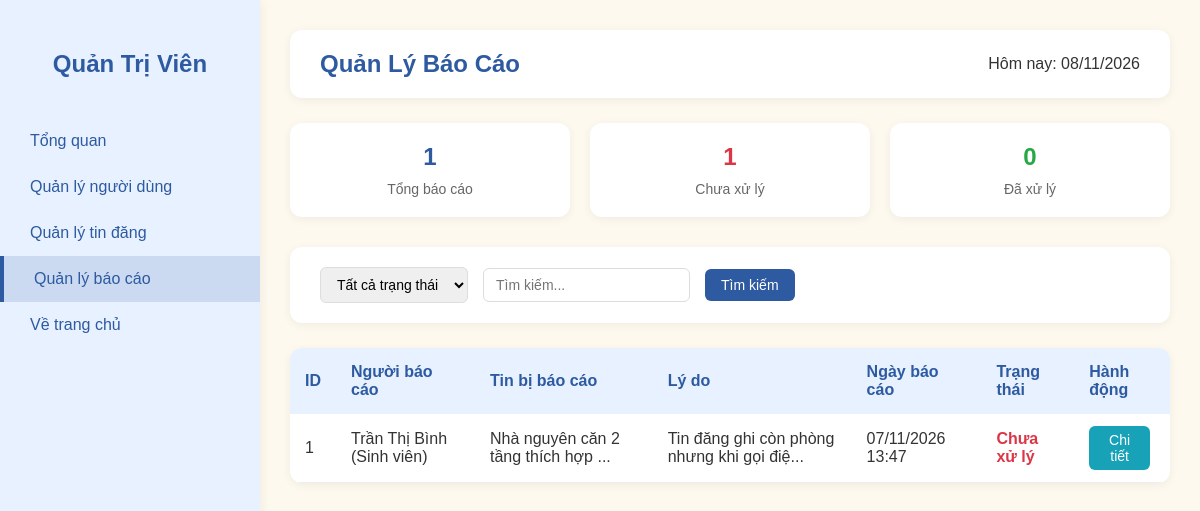
/public/index.php?page=admin/reports (signed in), run on the app's committed database.
### tables this page shows
CREATE TABLE `baocao` (
    `BaoCaoID` INT AUTO_INCREMENT PRIMARY KEY,
    `UserID` INT NOT NULL,
    `PostID` INT NOT NULL,
    `NoiDung` TEXT NOT NULL,
    `NgayBaoCao` DATETIME NOT NULL DEFAULT CURRENT_TIMESTAMP,
    `DaXuLy` TINYINT NOT NULL DEFAULT 0 COMMENT '0: Chua xu ly, 1: Da xu ly',
    CONSTRAINT `fk_baocao_user` FOREIGN KEY (`UserID`) REFERENCES `user` (`UserID`) ON DELETE CASCADE ON UPDATE CASCADE,
    CONSTRAINT `fk_baocao_post` FOREIGN KEY (`PostID`) REFERENCES `post` (`PostID`) ON DELETE CASCADE ON UPDATE CASCADE,
    INDEX `idx_baocao_status` (`DaXuLy`, `NgayBaoCao`)
);

CREATE TABLE `user` (
    `UserID` INT AUTO_INCREMENT PRIMARY KEY,
    `HoTen` VARCHAR(100) NOT NULL,
    `Email` VARCHAR(100) NOT NULL,
    `MatKhau` VARCHAR(255) NOT NULL,
    `SoDienThoai` VARCHAR(20) DEFAULT NULL,
    `DiaChi` VARCHAR(255) DEFAULT NULL,
    `TrangThai` TINYINT NOT NULL DEFAULT 1 COMMENT '1: Hoat dong, 0: Khoa',
    `IsAdmin` TINYINT NOT NULL DEFAULT 0 COMMENT '0: Nguoi dung, 1: Quan tri vien',
    `created_at` DATETIME NOT NULL DEFAULT CURRENT_TIMESTAMP,
    CONSTRAINT `uq_user_email` UNIQUE (`Email`),
    INDEX `idx_user_phone` (`SoDienThoai`),
    INDEX `idx_user_status` (`TrangThai`, `IsAdmin`)
);

CREATE TABLE `post` (
    `PostID` INT AUTO_INCREMENT PRIMARY KEY,
    `UserID` INT NOT NULL,
    `TieuDe` VARCHAR(255) NOT NULL,
    `MoTa` TEXT DEFAULT NULL,
    `DiaChi` VARCHAR(255) NOT NULL,
    `DienTich` DECIMAL(8,2) NOT NULL DEFAULT 0.00,
    `GiaPhong` DECIMAL(15,2) NOT NULL DEFAULT 0.00,
    `Latitude` DECIMAL(10,8) DEFAULT NULL,
    `Longitude` DECIMAL(11,8) DEFAULT NULL,
    `TrangThai` TINYINT NOT NULL DEFAULT 1 COMMENT '1: Hien thi, 0: An',
    `NgayDang` DATETIME NOT NULL DEFAULT CURRENT_TIMESTAMP,
    `Video` VARCHAR(255) DEFAULT NULL,
    CONSTRAINT `fk_post_user` FOREIGN KEY (`UserID`) REFERENCES `user` (`UserID`) ON DELETE CASCADE ON UPDATE CASCADE,
    INDEX `idx_post_filter` (`TrangThai`, `GiaPhong`, `DienTich`, `NgayDang`),
    INDEX `idx_post_user` (`UserID`),
    INDEX `idx_post_created` (`NgayDang`)
);

### app/Controllers/AdminController.php (called while the page is built, shortened)
<?php
class AdminController
{
    public function manageReports()
    {
        $searchKeyword = $_GET['search'] ?? '';
        $sql = "SELECT b.BaoCaoID, b.UserID, b.PostID, b.NoiDung, b.NgayBaoCao, b.DaXuLy,
                       u.HoTen as TenNguoiBaoCao, p.TieuDe, p.GiaPhong, p.DiaChi, p.NgayDang
                FROM baocao b
                JOIN user u ON b.UserID = u.UserID
                JOIN post p ON b.PostID = p.PostID
                WHERE 1=1";
        if ($searchKeyword !== '') {
            $sql .= " AND (p.TieuDe LIKE ? OR u.HoTen LIKE ? OR b.NoiDung LIKE ?)";
            $keyword = "%$searchKeyword%";
            $reports = query($sql . " ORDER BY b.NgayBaoCao DESC", [$keyword, $keyword, $keyword])
                          ->fetchAll(PDO::FETCH_ASSOC);
        } else {
            $reports = query($sql . " ORDER BY b.NgayBaoCao DESC")
                          ->fetchAll(PDO::FETCH_ASSOC);
        }
        require __DIR__ . '/../Views/admin/manage-reports.php';
    }
}

### public/index.php (called while the page is built, shortened)
<?php
require_once __DIR__ . '/../app/functions.php';

### app/Models/DB.php (called while the page is built, shortened)
<?php
class DB
{
    private static ?PDO $pdo = null;
    public static function connect(): PDO
    {
        if (self::$pdo === null) {
            $host    = defined('DB_HOST') ? DB_HOST : '127.0.0.1';
            $port    = defined('DB_PORT') ? DB_PORT : '3306';
            $dbname  = defined('DB_NAME') ? DB_NAME : 'phongtroqn';
            $user    = defined('DB_USER') ? DB_USER : 'root';
            $pass    = defined('DB_PASS') ? DB_PASS : '';
            $dsn = "mysql:host={$host};port={$port};dbname={$dbname};charset=utf8mb4";
            $options = [
                PDO::ATTR_ERRMODE            => PDO::ERRMODE_EXCEPTION,
                PDO::ATTR_DEFAULT_FETCH_MODE => PDO::FETCH_ASSOC,
                PDO::ATTR_EMULATE_PREPARES   => false,
            ];
            try {
                self::$pdo = new PDO($dsn, $user, $pass, $options);
            } catch (PDOException $e) {
                error_log("Database Connection Error: " . $e->getMessage());
                if (defined('APP_DEBUG') && APP_DEBUG === true) {
                    throw new RuntimeException("Lỗi kết nối CSDL: " . $e->getMessage());
                }
                http_response_code(500);
                require_once __DIR__ . '/../Views/errors/500.php';
                exit;
            }
        }
        return self::$pdo;
    }
    public static function query(string $sql, array $params = []): PDOStatement
    {
        $stmt = self::connect()->prepare($sql);
        $stmt->execute($params);
        return $stmt;
    }
}
if (!function_exists('query')) {
    function query(string $sql, array $params = []): PDOStatement
    {
        return DB::query($sql, $params);
    }
}

### app/Views/admin/manage-reports.php (the view, shortened to what this page needs)
<!DOCTYPE html>
<html lang="vi">
<head>
</head>
<body>
  <div class="sidebar">
    <h2>Quản Trị Viên</h2>
    <a href="<?= BASE_URL ?>/index.php?page=admin">Tổng quan</a>
    <a href="<?= BASE_URL ?>/index.php?page=admin/users">Quản lý người dùng</a>
    <a href="#">Quản lý tin đăng</a>
    <a href="<?= BASE_URL ?>/index.php?page=admin/reports" class="active">Quản lý báo cáo</a>
    <a href="<?= BASE_URL ?>/index.php">Về trang chủ</a>
  </div>
  <div class="content">
    <div class="topbar">
      <h2>Quản Lý Báo Cáo</h2>
      <span>Hôm nay: <?= date('d/m/Y') ?></span>
    </div>
    <div class="stats-container">
      <div class="stat-card">
        <h3><?= $GLOBALS['totalReports'] ?? 0 ?></h3>
        <p>Tổng báo cáo</p>
      </div>
      <div class="stat-card">
        <h3 style="color: #dc3545;"><?= $GLOBALS['pendingReports'] ?? 0 ?></h3>
        <p>Chưa xử lý</p>
      </div>
      <div class="stat-card">
        <h3 style="color: #28a745;"><?= $GLOBALS['resolvedReports'] ?? 0 ?></h3>
        <p>Đã xử lý</p>
      </div>
    </div>
    <div class="filter-bar">
      <form method="get" style="display: flex; gap: 15px; align-items: center; width: 100%;">
        <select name="status">
          <option value="">Tất cả trạng thái</option>
        </select>
        <input type="text" name="search" placeholder="Tìm kiếm..." value="<?= htmlspecialchars($GLOBALS['searchKeyword'] ?? '') ?>">
        <button type="submit">Tìm kiếm</button>
      </form>
    </div>
    <?php if (empty($GLOBALS['reports'])): ?>
      <div class="empty-message">
        Không có báo cáo nào.
      </div>
    <?php else: ?>
      <table>
        <thead>
          <tr>
            <th>ID</th>
            <th>Người báo cáo</th>
            <th>Tin bị báo cáo</th>
            <th>Lý do</th>
            <th>Ngày báo cáo</th>
            <th>Trạng thái</th>
            <th>Hành động</th>
          </tr>
        </thead>
        <tbody>
          <?php foreach ($GLOBALS['reports'] as $report): ?>
          <tr>
            <td><?= $report['BaoCaoID'] ?></td>
            <td><?= htmlspecialchars($report['TenNguoiBaoCao']) ?></td>
            <td><?= htmlspecialchars(substr($report['TieuDe'], 0, 40)) ?>...</td>
            <td><?= htmlspecialchars(substr($report['NoiDung'], 0, 50)) ?>...</td>
            <td><?= date('d/m/Y H:i', strtotime($report['NgayBaoCao'])) ?></td>
            <td>
              <?php if ($report['DaXuLy'] == 0): ?>
                <span class="status-pending">Chưa xử lý</span>
              <?php else: ?>
                <span class="status-resolved">Đã xử lý</span>
              <?php endif; ?>
            </td>
            <td>
              <button class="btn btn-info" onclick="openDetail(<?= $report['BaoCaoID'] ?>, '<?= addslashes(htmlspecialchars($report['TenNguoiBaoCao'])) ?>', '<?= addslashes(htmlspecialchars($report['TieuDe'])) ?>', '<?= addslashes(htmlspecialchars($report['NoiDung'])) ?>', '<?= addslashes(htmlspecialchars($report['DiaChi'])) ?>', <?= $report['GiaPhong'] ?>, '<?= $report['NgayBaoCao'] ?>', <?= $report['UserID'] ?>, <?= $report['PostID'] ?>)">Chi tiết</button>
            </td>
          </tr>
          <?php endforeach; ?>
        </tbody>
      </table>
    <?php endif; ?>
  </div>
</body>
</html>

### app/Views/admin/manage-reports.php (style rules this page uses)
* { box-sizing: border-box; }
body { margin: 0; font-family: Arial, Helvetica, sans-serif; background: #FEF9EE; color: #333; }
.sidebar { width: 260px; height: 100vh; background: #E7F1FF; position: fixed; top: 0; left: 0; padding: 30px 0; box-shadow: 2px 0 10px rgba(0,0,0,0.05); overflow-y: auto; }
.sidebar h2 { text-align: center; color: #2d5aa0; margin-bottom: 40px; font-size: 24px; }
.sidebar a { display: block; padding: 14px 30px; color: #2d5aa0; text-decoration: none; font-size: 16px; font-weight: 500; transition: all 0.3s; }
.sidebar a.active { background: rgba(45, 90, 160, 0.15); border-left: 4px solid #2d5aa0; }
.content { margin-left: 260px; padding: 30px; }
.topbar { background: #fff; padding: 20px 30px; border-radius: 12px; margin-bottom: 25px; display: flex; justify-content: space-between; align-items: center; box-shadow: 0 2px 10px rgba(0,0,0,0.06); }
.topbar h2 { margin: 0; color: #2d5aa0; }
.filter-bar { background: #fff; padding: 20px 30px; border-radius: 12px; margin-bottom: 25px; display: flex; gap: 15px; align-items: center; box-shadow: 0 2px 10px rgba(0,0,0,0.06); }
.filter-bar select, .filter-bar input { padding: 8px 12px; border: 1px solid #ddd; border-radius: 6px; font-size: 14px; }
.filter-bar button { padding: 8px 16px; background: #2d5aa0; color: white; border: none; border-radius: 6px; cursor: pointer; font-size: 14px; }
.stats-container { display: grid; grid-template-columns: repeat(auto-fit, minmax(200px, 1fr)); gap: 20px; margin-bottom: 30px; }
.stat-card { background: #fff; padding: 20px; border-radius: 12px; text-align: center; box-shadow: 0 2px 10px rgba(0,0,0,0.06); }
.stat-card h3 { margin: 0 0 10px 0; font-size: 24px; color: #2d5aa0; }
.stat-card p { margin: 0; color: #666; font-size: 14px; }
table { width: 100%; background: #fff; border-collapse: collapse; border-radius: 12px; overflow: hidden; box-shadow: 0 2px 10px rgba(0,0,0,0.06); }
table th { background: #E7F1FF; color: #2d5aa0; padding: 15px; text-align: left; font-weight: 600; }
table td { padding: 12px 15px; border-bottom: 1px solid #eee; }
.btn { padding: 6px 12px; background: #2d5aa0; color: white; border: none; border-radius: 6px; cursor: pointer; font-size: 14px; margin-right: 5px; text-decoration: none; display: inline-block; }
.btn-info { background: #17a2b8; }
.status-pending { color: #dc3545; font-weight: bold; }

### data on the page
baocao: BaoCaoID "1", UserID.HoTen "Trần Thị Bình (Sinh viên)", PostID.TieuDe "Nhà nguyên căn 2 tầng thích hợp", NoiDung "Tin đăng ghi còn phòng nhưng khi gọi điệ", NgayBaoCao "07/11/2026 13:47", DaXuLy "Chưa xử lý"

### other printed values
$GLOBALS['totalReports'] "1"
$GLOBALS['pendingReports'] "1"
$GLOBALS['resolvedReports'] "0"
